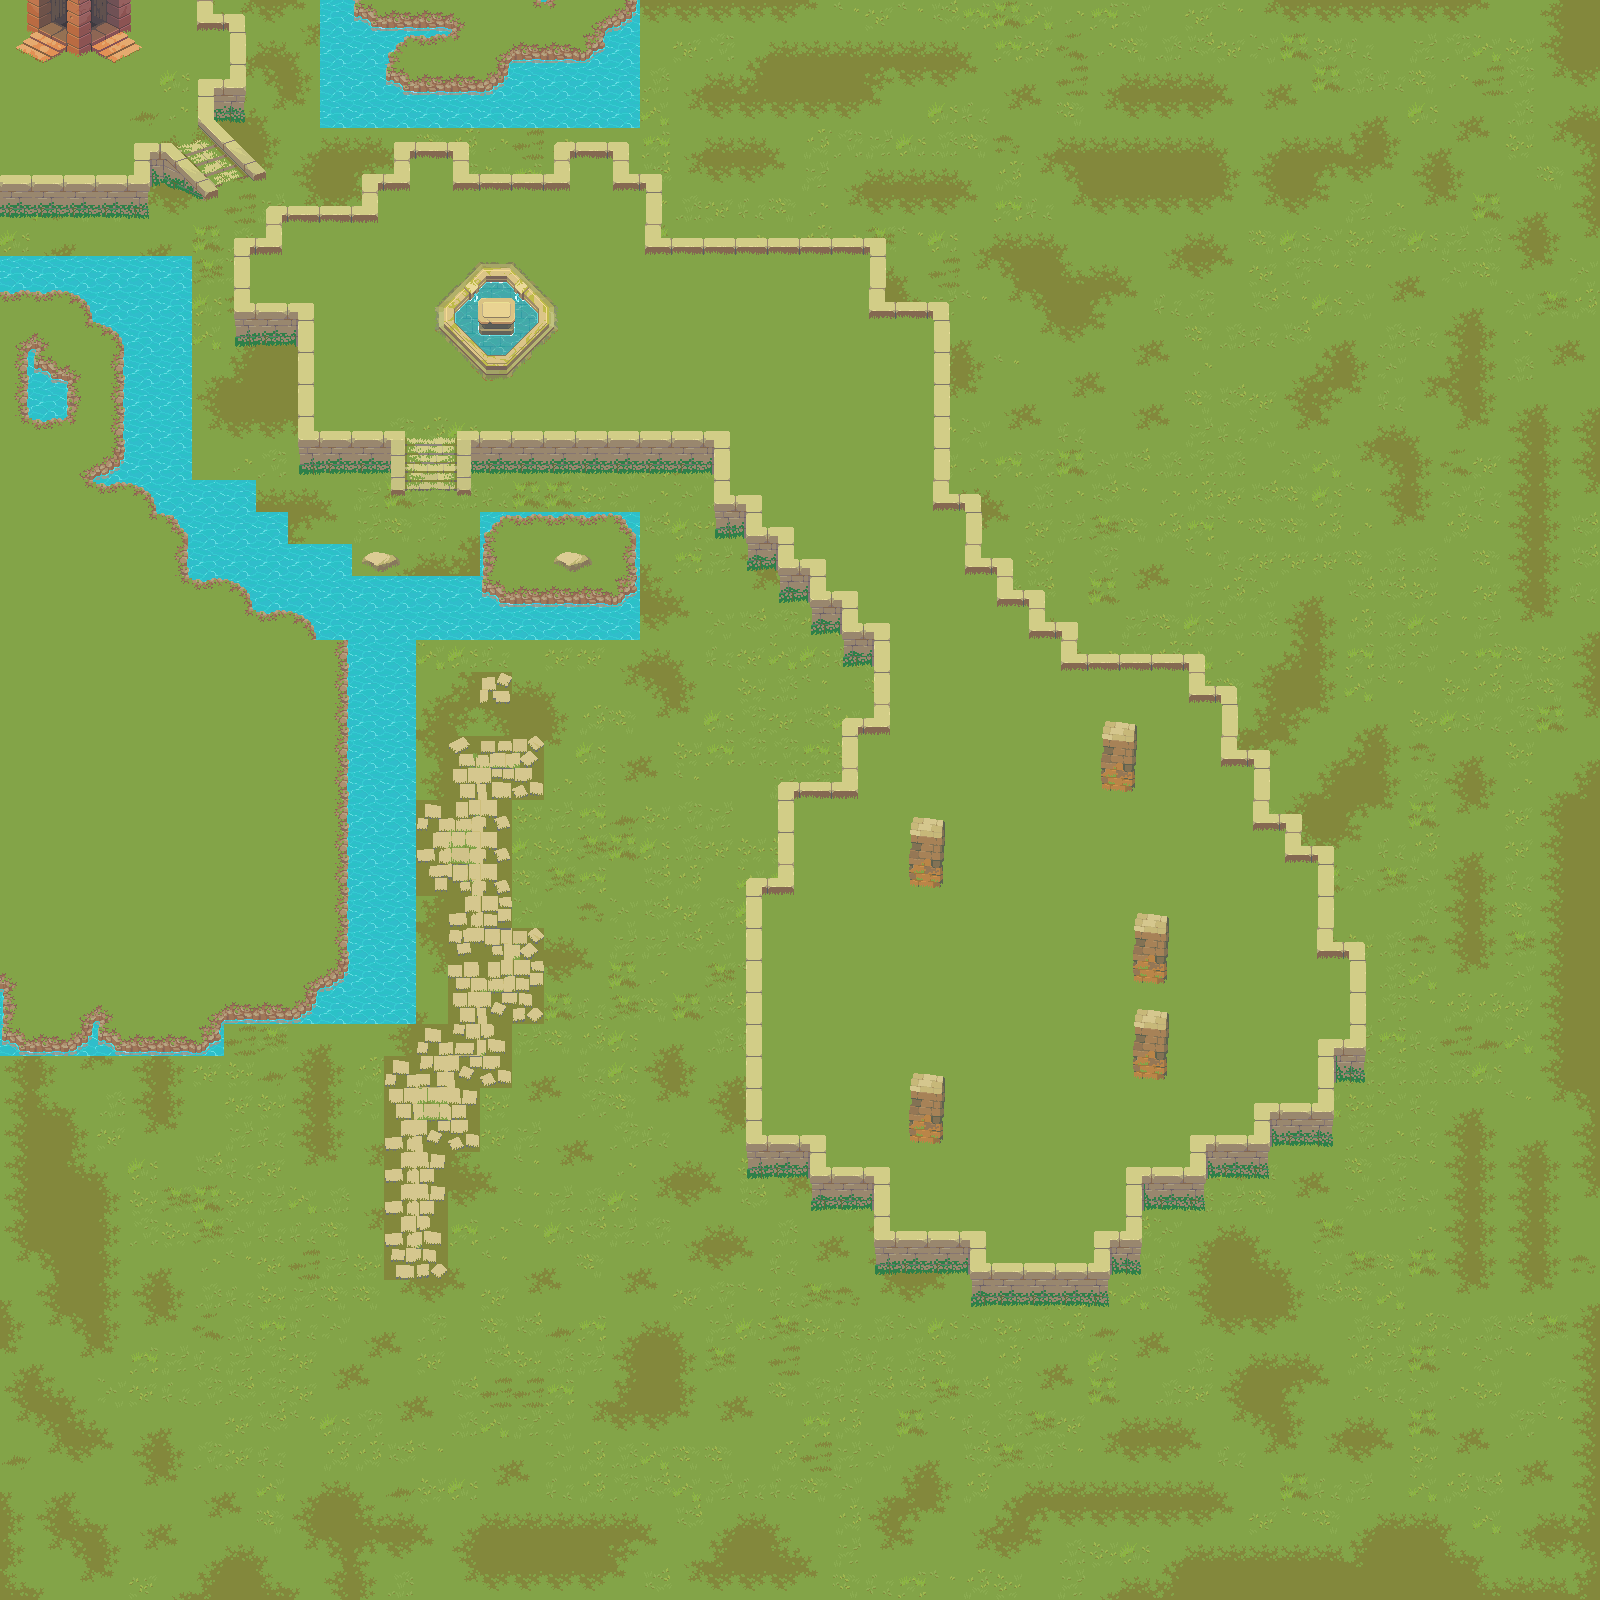

This game map was drawn from its Tiled (.tmx) file and the tilesets committed beside it. A one-line description and the trimmed map source follow:
An orthogonal 50x50 tile map with 32x32 px tiles, 6 tile layers (terrain0, terrain1, wall-8, Animated water, ...), 4 tilesets.

<map version="1.10" tiledversion="1.10.1" orientation="orthogonal" renderorder="right-down" width="50" height="50" tilewidth="32" tileheight="32" infinite="0" nextlayerid="36" nextobjectid="1">
 <tileset firstgid="1" source="TiledMap Editor/Terrain - Ancient Ruins.tsx" />
 <tileset firstgid="2092" source="TiledMap Editor/Ancient Ruins-Tileset-wall-8.tsx" />
 <tileset firstgid="2162" source="TiledMap Editor/Tileset-Animated Terrains-8 frames--.tsx" />
 <tileset firstgid="2423" name="Atlas-Props" tilewidth="32" tileheight="32" tilecount="208" columns="16">
  <image source="Props/Atlas-Props.png" width="512" height="416" />
  <tile id="97" probability="0.15" />
  <tile id="98" probability="0.15" />
  <tile id="99" probability="0.15" />
  <tile id="113" probability="0.15" />
  <tile id="114" probability="0.15" />
  <tile id="115" probability="0.15" />
  <tile id="129" probability="0.15" />
  <tile id="130" probability="0.15" />
  <tile id="131" probability="0.15" />
 </tileset>
 <layer id="8" name="terrain0" width="50" height="50">
  <data>[2500 cells, 2500 non-empty, 1 distinct tile ids]</data>
 </layer>
 <layer id="33" name="terrain1" width="50" height="50">
  <data>[2500 cells, 2414 non-empty, 81 distinct tile ids]</data>
 </layer>
 <layer id="24" name="wall-8" width="50" height="50">
  <data>[2500 cells, 614 non-empty, 26 distinct tile ids]</data>
 </layer>
 <layer id="34" name="Animated water" width="50" height="50">
  <data>[2500 cells, 153 non-empty, 20 distinct tile ids]</data>
 </layer>
 <layer id="31" name="stairs" width="50" height="50">
  <data>[2500 cells, 35 non-empty, 25 distinct tile ids]</data>
 </layer>
 <layer id="35" name="prosp" width="50" height="50">
  <data>[2500 cells, 64 non-empty, 38 distinct tile ids]</data>
 </layer>
</map>
